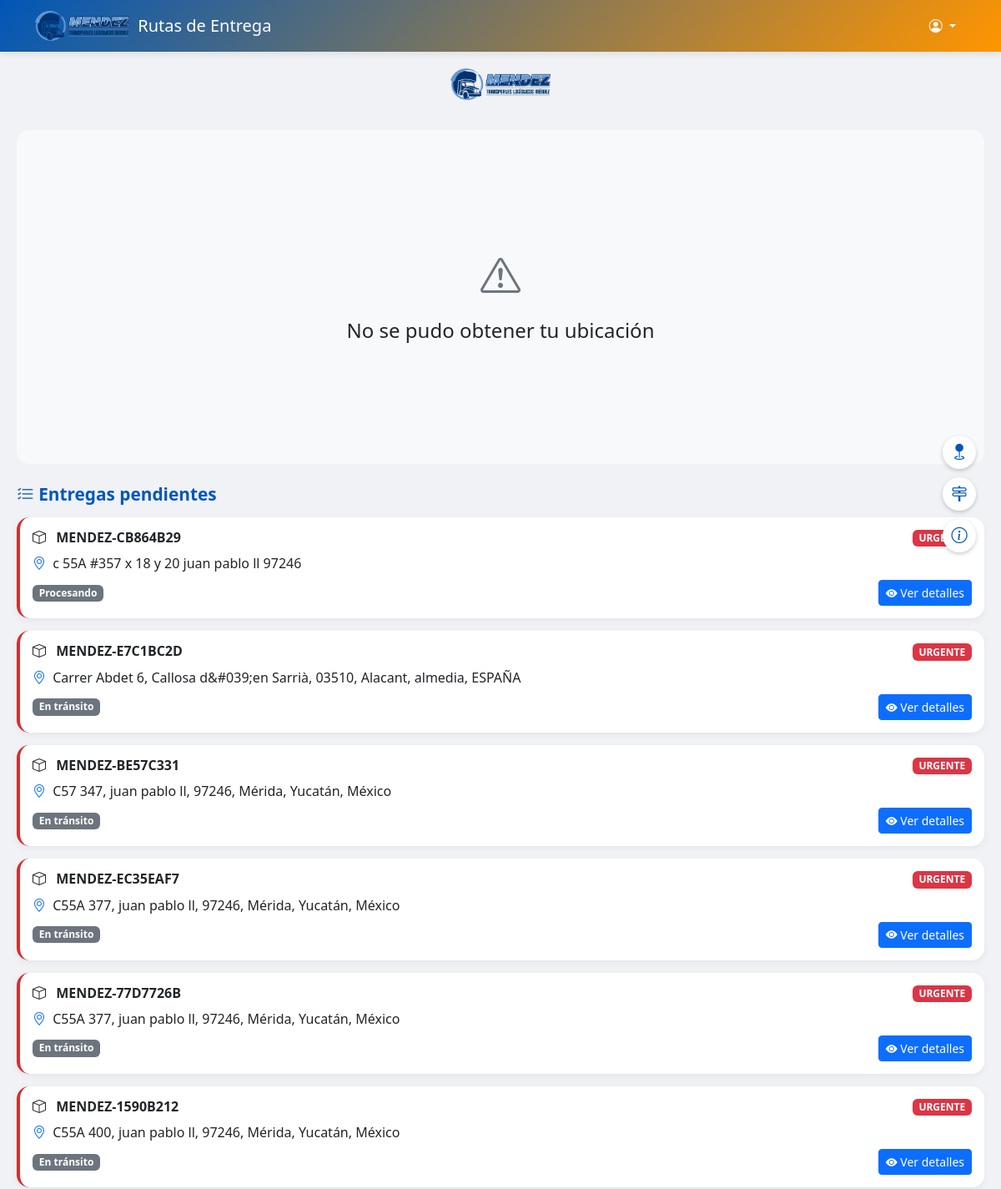
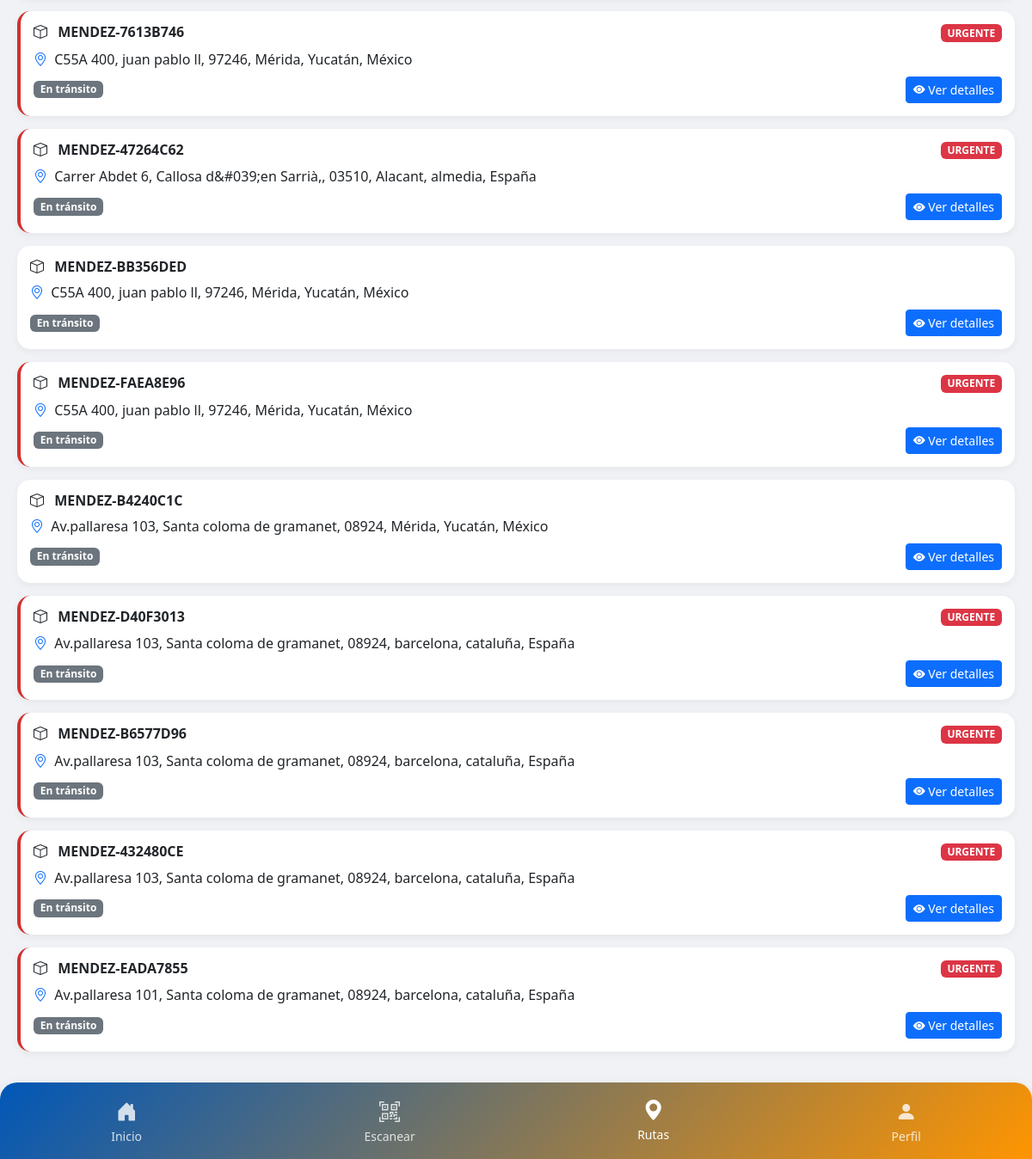
The page /pwa/mapa.php (signed in) on the database its author committed (2 pictures, top to bottom).
### tables this page shows
CREATE TABLE `envios` (
  `id` int(11) NOT NULL,
  `usuario_id` int(11) NOT NULL,
  `name` varchar(255) NOT NULL,
  `email` varchar(255) NOT NULL,
  `phone` varchar(15) NOT NULL,
  `office_phone` varchar(15) DEFAULT NULL,
  `origin` text NOT NULL,
  `destination` text NOT NULL,
  `description` text DEFAULT NULL,
  `value` decimal(10,2) DEFAULT NULL,
  `tracking_number` varchar(20) DEFAULT NULL,
  `delivery_date` date DEFAULT NULL,
  `package_type` varchar(50) DEFAULT NULL,
  `weight` decimal(10,2) DEFAULT NULL,
  `insurance` tinyint(1) DEFAULT 0,
  `urgent` tinyint(1) DEFAULT 0,
  `additional_notes` text DEFAULT NULL,
  `package_image` varchar(255) DEFAULT NULL,
  `estimated_cost` decimal(10,2) DEFAULT NULL,
  `status` varchar(50) DEFAULT 'Procesando',
  `created_at` timestamp NOT NULL DEFAULT current_timestamp(),
  `lat` decimal(10,8) DEFAULT NULL,
  `lng` decimal(11,8) DEFAULT NULL,
  `estado_pago` varchar(20) DEFAULT 'pendiente',
  `fecha_pago` datetime DEFAULT NULL
);

### pwa/mapa.php (the view, shortened to what this page needs)
<?php
require_once '../components/db_connection.php';
$usuario_id = $_SESSION['usuario_id'];
$stmt = $conn->prepare("
    SELECT e.id, e.tracking_number, e.name AS recipient_name, e.destination AS recipient_address, e.status, e.urgent
    FROM envios e
    JOIN repartidores_envios re ON e.id = re.envio_id
    WHERE re.usuario_id = ? AND e.status NOT IN ('Entregado', 'Cancelado')
");
$stmt->bind_param("i", $usuario_id);
$stmt->execute();
$result = $stmt->get_result();
$envios = [];
while ($row = $result->fetch_assoc()) {
    $envios[] = $row;
}
?>
<!DOCTYPE html>
<html lang="es">
<head>
    <link rel="stylesheet" href="https://cdn.jsdelivr.net/npm/bootstrap@5.3.0/dist/css/bootstrap.min.css">
    <link rel="stylesheet" href="https://cdn.jsdelivr.net/npm/bootstrap-icons@1.10.0/font/bootstrap-icons.css">
    <link rel="stylesheet" href="https://unpkg.com/leaflet@1.9.4/dist/leaflet.css"
 />
    <link rel="stylesheet" href="https://unpkg.com/leaflet-routing-machine@3.2.12/dist/leaflet-routing-machine.css" />
</head>
<body>
    <nav class="navbar navbar-dark">
        <div class="container">
            <a class="navbar-brand" href="#">
                <img src="assets/icons/logo.png" alt="MENDEZ Logo">
                <span>Rutas de Entrega</span>
            </a>
            <div class="dropdown">
                <button class="btn dropdown-toggle" type="button" id="userMenu" data-bs-toggle="dropdown"
                    style="color: white; border: none;">
                    <i class="bi bi-person-circle"></i>
                </button>
            </div>
        </div>
    </nav>
    <div class="dashboard-container position-relative">
        <div class="text-center mb-3">
            <img src="assets/icons/logo.png" alt="MENDEZ Transportes" class="company-logo">
        </div>
        <div id="mapContainer">
            <div id="mapPlaceholder" class="map-placeholder">
            </div>
        </div>
        <div class="map-controls">
            <button class="map-control-btn" id="center-map" title="Centrar mapa">
                <i class="bi bi-geo-fill"></i>
            </button>
            <button class="map-control-btn" id="toggle-traffic" title="Mostrar tráfico">
                <i class="bi bi-signpost-2"></i>
            </button>
            <button class="map-control-btn" id="toggle-info" title="Información de ruta">
                <i class="bi bi-info-circle"></i>
            </button>
        </div>
        <div class="section-header mt-4">
            <h2><i class="bi bi-list-check"></i> Entregas pendientes</h2>
        </div>
        <div class="section-content">
            <?php if (count($envios) > 0): ?>
                <?php foreach ($envios as $envio): ?>
                    <div class="envio-card <?php echo $envio['urgent'] ? 'urgent' : ''; ?>"
                        data-id="<?php echo $envio['id']; ?>">
                        <div class="d-flex justify-content-between align-items-start mb-2">
                            <h6 class="card-title fw-bold mb-0">
                                <i class="bi bi-box me-2"></i>
                                <?php echo htmlspecialchars($envio['tracking_number']); ?>
                            </h6>
                            <?php if ($envio['urgent']): ?>
                                <span class="badge bg-danger">URGENTE</span>
                            <?php endif; ?>
                        </div>
                        <div class="mb-2">
                            <i class="bi bi-geo-alt text-primary me-1"></i>
                            <?php echo htmlspecialchars($envio['recipient_address']); ?>
                        </div>
                        <div class="d-flex justify-content-between align-items-center">
                            <span class="badge bg-<?php
                                                    echo match ($envio['status']) {
                                                        'Procesando' => 'secondary',
                                                        'En camino' => 'primary',
                                                        'En ruta' => 'info',
                                                        'Entregado' => 'success',
                                                        'Cancelado' => 'danger',
                                                        default => 'secondary'
                                                    };
                                                    ?>"><?php echo htmlspecialchars($envio['status']); ?></span>
                            <a href="detalle_envio.php?id=<?php echo $envio['id']; ?>" class="btn btn-sm btn-primary">
                                <i class="bi bi-eye-fill"></i> Ver detalles
                            </a>
                        </div>
                    </div>
                <?php endforeach; ?>
            <?php endif; ?>
        </div>
    </div>
    <nav class="navbar fixed-bottom navbar-dark p-0 shadow">
        <div class="container-fluid p-0">
            <div class="d-flex flex-row justify-content-around w-100">
                <a href="dashboard.php" class="nav-link text-center py-3 flex-fill">
                    <div class="d-flex flex-column align-items-center">
                        <i class="bi bi-house-door-fill fs-4"></i>
                        <span class="small">Inicio</span>
                    </div>
                </a>
                <a href="escanear.php" class="nav-link text-center py-3 flex-fill">
                    <div class="d-flex flex-column align-items-center">
                        <i class="bi bi-qr-code-scan fs-4"></i>
                        <span class="small">Escanear</span>
                    </div>
                </a>
                <a href="mapa.php" class="nav-link text-center py-3 flex-fill active">
                    <div class="d-flex flex-column align-items-center">
                        <i class="bi bi-geo-alt-fill fs-4"></i>
                        <span class="small">Rutas</span>
                    </div>
                </a>
                <a href="perfil.php" class="nav-link text-center py-3 flex-fill">
                    <div class="d-flex flex-column align-items-center">
                        <i class="bi bi-person-fill fs-4"></i>
                        <span class="small">Perfil</span>
                    </div>
                </a>
            </div>
        </div>
    </nav>
</body>
</html>

### pwa/mapa.php (style rules this page uses)
:root { --primary-color: #0057B8; --secondary-color: #FF9500; --accent-color: #FF9500; --success-color: #2E8B57; --danger-color: #D32F2F; --warning-color: #F9A826; --light-bg: #F8F9FA; --dark-text: #212529; }
body { background-color: #f0f2f5; font-family: 'Segoe UI', Tahoma, Geneva, Verdana, sans-serif; padding-bottom: 80px; }
.navbar { background: linear-gradient(135deg, var(--primary-color), var(--secondary-color)); box-shadow: 0 2px 10px rgba(0, 0, 0, 0.1); }
.navbar-brand { display: flex; align-items: center; gap: 10px; }
.navbar-brand img { height: 36px; width: auto; }
.company-logo { width: 120px; height: auto; margin-bottom: 20px; }
.dashboard-container { padding: 20px; }
.section-header { display: flex; justify-content: space-between; align-items: center; margin: 20px 0 15px; }
.section-header h2 { font-size: 1.3rem; font-weight: 600; margin: 0; color: var(--primary-color); }
.section-content { margin-bottom: 25px; }
.map-placeholder { height: 400px; display: flex; flex-direction: column; justify-content: center; align-items: center; background-color: #f8f9fa; border-radius: 15px; text-align: center; padding: 20px; }
.map-controls { position: absolute; top: 460px; right: 30px; z-index: 500; display: flex; flex-direction: column; gap: 10px; }
.map-control-btn { width: 40px; height: 40px; background-color: white; border: none; border-radius: 50%; box-shadow: 0 2px 5px rgba(0, 0, 0, 0.2); display: flex; justify-content: center; align-items: center; font-size: 1.2rem; color: var(--primary-color); cursor: pointer; transition: all 0.3s ease; }
.envio-card { background-color: white; border-radius: 15px; padding: 15px; margin-bottom: 15px; box-shadow: 0 3px 10px rgba(0, 0, 0, 0.05); transition: all 0.3s ease; cursor: pointer; }
.envio-card.urgent { border-left: 4px solid var(--danger-color); }
.nav-link { color: #fff !important; opacity: 0.8; transition: all 0.3s ease; }
.nav-link:hover, .nav-link.active { opacity: 1; transform: translateY(-2px); }
.navbar.fixed-bottom { background: linear-gradient(135deg, var(--primary-color), var(--secondary-color)); border-top-left-radius: 20px; border-top-right-radius: 20px; overflow: hidden; }

### rows shown on the page
envios: tracking_number "MENDEZ-CB864B29", urgent "URGENTE", destination "c 55A #357 x 18 y 20 juan pablo ll 97246", status "Procesando"
envios: tracking_number "MENDEZ-E7C1BC2D", urgent "URGENTE", destination "Carrer Abdet 6, Callosa d&#039;en Sarrià, 03510, Alacant, almedia, ESPAÑA", status "En tránsito"
envios: tracking_number "MENDEZ-BE57C331", urgent "URGENTE", destination "C57 347, juan pablo ll, 97246, Mérida, Yucatán, México", status "En tránsito"
envios: tracking_number "MENDEZ-EC35EAF7", urgent "URGENTE", destination "C55A 377, juan pablo ll, 97246, Mérida, Yucatán, México", status "En tránsito"
envios: tracking_number "MENDEZ-77D7726B", urgent "URGENTE", destination "C55A 377, juan pablo ll, 97246, Mérida, Yucatán, México", status "En tránsito"
envios: tracking_number "MENDEZ-1590B212", urgent "URGENTE", destination "C55A 400, juan pablo ll, 97246, Mérida, Yucatán, México", status "En tránsito"
envios: tracking_number "MENDEZ-7613B746", urgent "URGENTE", destination "C55A 400, juan pablo ll, 97246, Mérida, Yucatán, México", status "En tránsito"
envios: tracking_number "MENDEZ-47264C62", urgent "URGENTE", destination "Carrer Abdet 6, Callosa d&#039;en Sarrià,, 03510, Alacant, almedia, España", status "En tránsito"
envios: tracking_number "MENDEZ-BB356DED", destination "C55A 400, juan pablo ll, 97246, Mérida, Yucatán, México", status "En tránsito"
envios: tracking_number "MENDEZ-FAEA8E96", urgent "URGENTE", destination "C55A 400, juan pablo ll, 97246, Mérida, Yucatán, México", status "En tránsito"
envios: tracking_number "MENDEZ-B4240C1C", destination "Av.pallaresa 103, Santa coloma de gramanet, 08924, Mérida, Yucatán, México", status "En tránsito"
envios: tracking_number "MENDEZ-D40F3013", urgent "URGENTE", destination "Av.pallaresa 103, Santa coloma de gramanet, 08924, barcelona, cataluña, España", status "En tránsito"
envios: tracking_number "MENDEZ-B6577D96", urgent "URGENTE", destination "Av.pallaresa 103, Santa coloma de gramanet, 08924, barcelona, cataluña, España", status "En tránsito"
envios: tracking_number "MENDEZ-432480CE", urgent "URGENTE", destination "Av.pallaresa 103, Santa coloma de gramanet, 08924, barcelona, cataluña, España", status "En tránsito"
envios: tracking_number "MENDEZ-EADA7855", urgent "URGENTE", destination "Av.pallaresa 101, Santa coloma de gramanet, 08924, barcelona, cataluña, España", status "En tránsito"
